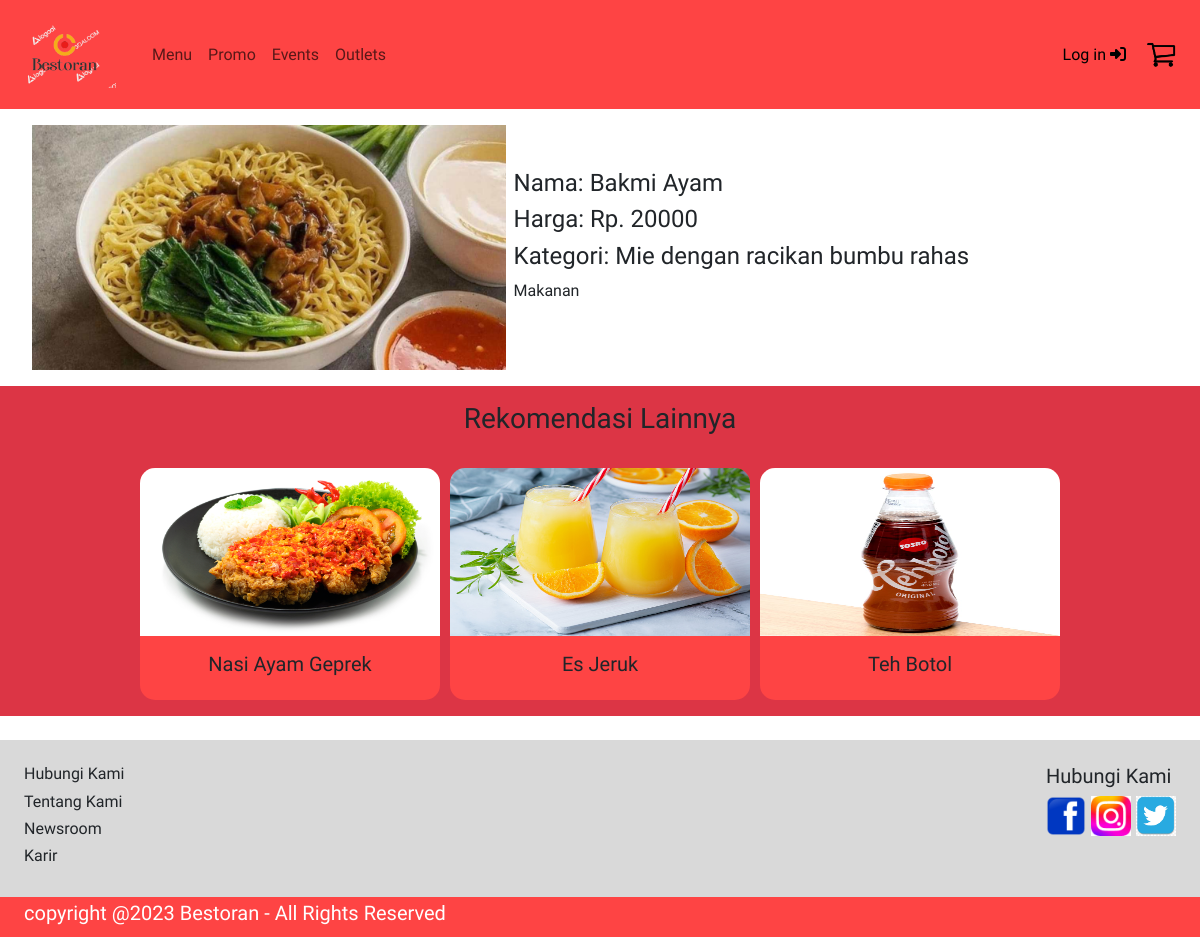
/food_details.php?id=F0005, run on an earlier commit of the app's database.
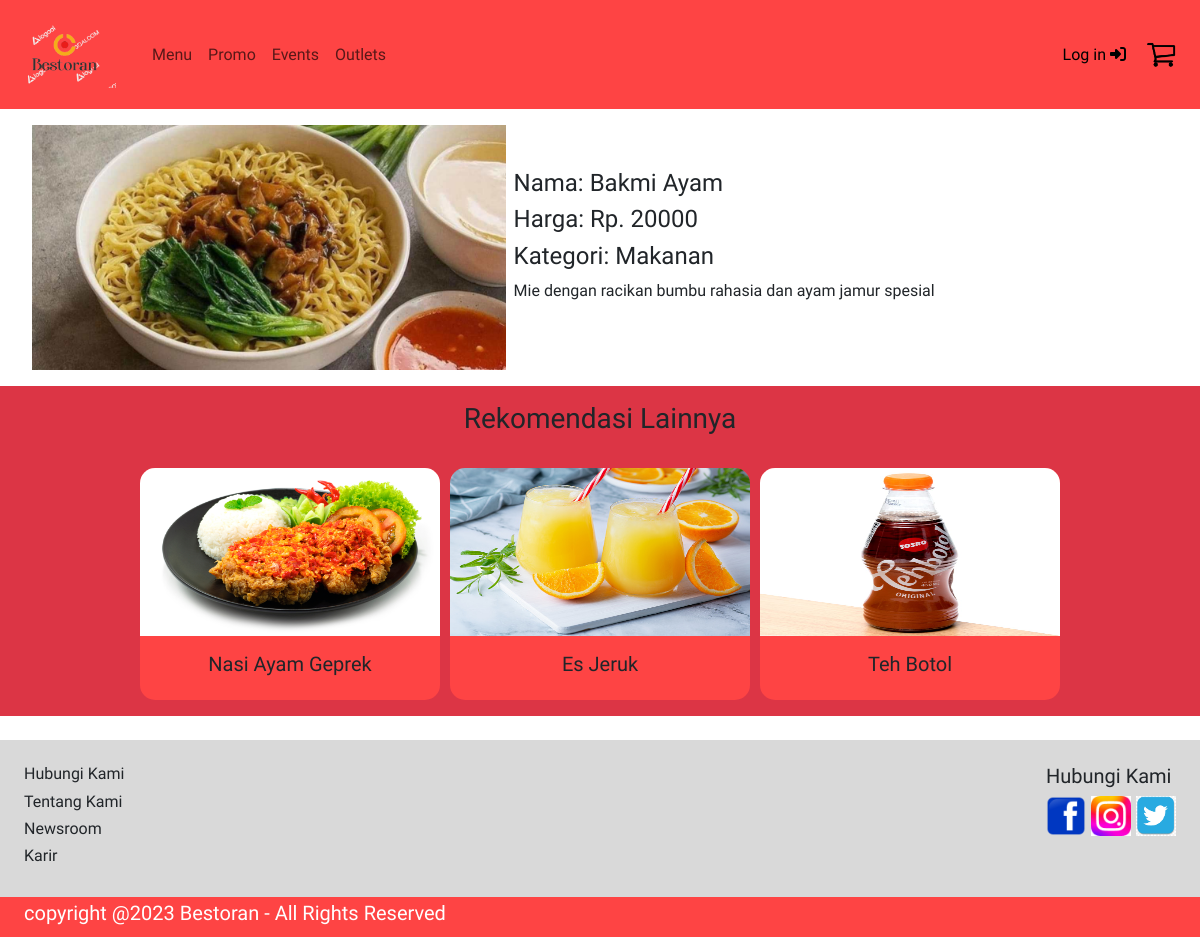
And on a later commit of the database.
### tables this page shows
CREATE TABLE menu(
	food_id VARCHAR(5) NOT NULL, 
    food_name VARCHAR(30), 
    food_desc VARCHAR(200),
    food_category VARCHAR(30), 
    food_price INT, 
    food_imgpath VARCHAR(50),
    PRIMARY KEY (food_id)
);

### food_details.php (the view, shortened to what this page needs)
<?php
include('components/header.php');
?>
<body>
    <?php
    include('components/navbar.php');
    ?>
    <div class="justify-content-center d-flex flex-row align-items-center">
    </div>
    <?php
    $foodId = $_GET['id'];
    $conn = mysqli_connect('localhost', 'root', '', 'restaurant');
    $sql = "SELECT food_name, food_price, food_category, food_desc, food_imgpath FROM menu WHERE food_id = '$foodId'";
    $result = mysqli_query($conn, $sql);
    if (mysqli_num_rows($result) > 0) {
        while ($row = mysqli_fetch_assoc($result)) {
            $detail = "<div class='detail-items mx-2 d-flex align-items-center'>
                <img class='detail-img ms-4 mt-2' src='$row[food_imgpath]'></img>
                <div class='d-flex flex-column justify-content-around ms-2'>
                        <h4 class='food-name'>Nama: $row[food_name] </h4>
                        <h4 class='food-price'>Harga: Rp. $row[food_price] </h4>
                        <h4 class='food-category'>Kategori: $row[food_category] </h4>
                        <p class='food-desc'> $row[food_desc] </p>
                </div>
            </div>";
        }
        echo $detail;
    } else {
        echo 'No data found for this food item.';
    }
    ?>
    <div class="p-3 mt-3 bg-danger d-flex flex-column text-center align-items-center">
        <h3>Rekomendasi Lainnya</h3>
        <div class="recommended-items mt-4 align-items-center flex-row">
            <?php
            $recommendedMenu = 'SELECT * FROM menu ORDER BY RAND() LIMIT 3';
            $res = mysqli_query($conn, $recommendedMenu);
            while ($row2 = $res->fetch_array()) {
                $card =
                    "<div class='menu-card' data-food-id=$row2[food_id] data-food-price=$row2[food_price] data-food-description='$row2[food_desc]'>
            <div class='food-info'>
            <p class='description'></p>
            </div>
            <img class='menu-card-img' src= $row2[food_imgpath]>
            <div class='menu-card-bottom d-flex flex-row justify-content-around' >
            <div class='menu-card-info d-flex p-3 flex-row justify-content-center'>
                <h5 class='food-name'> $row2[food_name]</h5>
              </div>
            </div>
          </div>";
                echo $card;
            }
            ?>
        </div>
    </div>
    <?php
    include('components/footer.php');
    ?>
</body>

### components/header.php (shortened to what this page needs)
<!DOCTYPE html>
<html lang="en">
<head>
	<link rel="stylesheet" href="https://cdnjs.cloudflare.com/ajax/libs/font-awesome/6.4.2/css/all.min.css" />
	<link rel="stylesheet" href="styles.css">
	<link rel='stylesheet' href='main.css'>
</head>

### components/navbar.php (shortened to what this page needs)
<header class="navbar navbar-expand-lg p-3">
    <link rel="stylesheet" href="styles.css">
    <a class="navbar-brand" href="index.php"><img src="otherAsset/logo.jpg" alt="Logo" class="logo"></a>
    <div id='navbar-container' class="container">
        <nav class="d-flex flex-row navbar-nav mr-3 ">
            <ul class="navbar-nav">
                <li class="nav-item">
                    <a class="nav-link" href="menu.php">Menu</a>
                </li>
                <li class="nav-item">
                    <a class="nav-link" href="#">Promo</a>
                </li>
                <li class="nav-item">
                    <a class="nav-link" href="#">Events</a>
                </li>
                <li class="nav-item">
                    <a class="nav-link" href="#">Outlets</a>
                </li>
            </ul>
        </nav>
        <div class='d-flex align-items-center'>
            <?php
                $output='';
                if (isset($_COOKIE['loggedIn'])) {
                    $output =
                    '
                    <div class = "nav-profile">
                        <div class="profile-icon">
                        </div>
                        <a class="navbar-icon" href="logout.php">
                        Logout
                            <i class="fa-solid fa-right-from-bracket"></i>
                        </a>
                    </div>'
                ;
                }
                else {
                    $output =
                    '<a class="navbar-icon" href="login.php">
                        Log in
                        <i class="fa-solid fa-right-to-bracket"></i>
                    </a>';
                }
                echo $output;
            ?>
        </div>
    </div>
    <div class='d-flex align-items-center'>
        <img id='cart-icon' class= 'utility-icon mx-2' src='icons/shopping-cart.png'></img>
    </div>
</header>

### components/footer.php
<footer class='mt-4 d-flex flex-column'>
  <div class="footer-top d-flex flex-row justify-content-between p-4">
    <div class="footer-options d-flex flex-column jusitfy-content-start">
      <h6>Hubungi Kami</h6>
      <h6>Tentang Kami</h6>
      <h6> Newsroom</h6>
      <h6>Karir</h6>
    </div>
    <div class='footer-socials'>
      <h5>Hubungi Kami</h5>
      <div class='socials-images d-flex'>
        <img src="icons/facebook.png" alt="facebook-icon">
        <img src="icons/instagram.jpg" alt="instagram-icon">
        <img src="icons/twitter.png" alt="twitter-icon">
      </div>
    </div>
  </div>
  <div class="footer-bottom px-4 py-1 d-flex justify-content-between text-white">
    <h5>copyright @2023 Bestoran - All Rights Reserved</h5>
  </div>
</footer>

### styles.css (style rules this page uses)
.logo { width: 100px; height: auto; }
.detail-img { max-width: 40%; height: auto; }
.recommended-items { display: grid; grid-template-columns: repeat(3,1fr); grid-gap:10px; }
* { padding: 0; margin: 0; box-sizing: border-box; font-family: 'Hammersmith One', sans-serif; }
header { position: relative; background-color: #FE4444; min-height: 12vh; width: 100vw; }
header a { text-decoration: none; color:black; }
body { min-height:100vh; width: 100vw; overflow-x: hidden; font-family: 'Hammersmith One',sans-serif; }
footer { background-color: #D9D9D9; width: 100vw; }
.socials-images { gap:5px; }
.socials-images img { width: 40px; aspect-ratio: 1/1; }
.utility-icon { width: 30px; height: 30px; }
.footer-bottom { background-color: #FE4444; width: 100%; }
.menu-card { border-radius: 15px; width: 300px; height:max-content; background-color: #FE4444; cursor: pointer; position: relative; }
.menu-card img { width: 300px; aspect-ratio: 16/9; border-top-right-radius: 15px; border-top-left-radius: 15px; transition: filter 0.3s; }

What changed in the data, as far as the page shows it:
changed menu "Bakmi Ayam": food_category "Mie dengan racikan bumbu rahas" → "Makanan"; food_desc "Makanan" → "Mie dengan racikan bumbu rahasia dan ayam jamur spesial"
